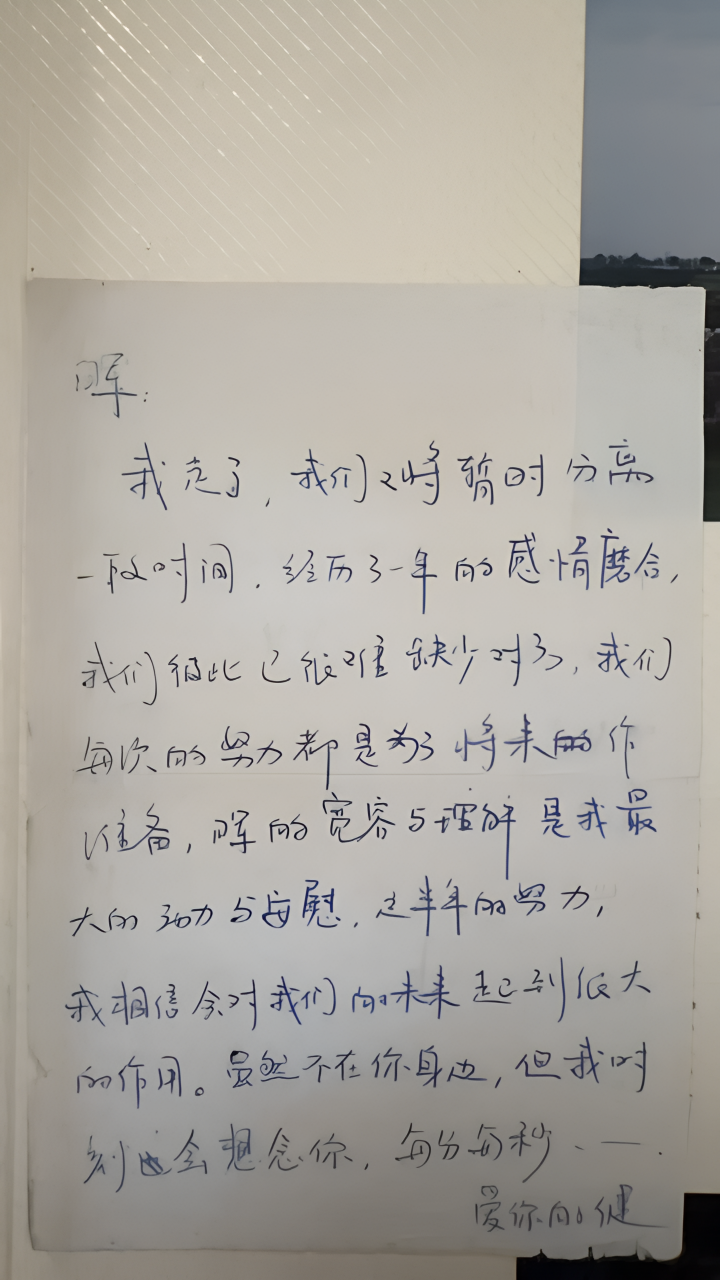
#> input picture edges2calligraphy/tools/image.png, 1440 x 2560 px (shown at 1/2 size)
$ python annotate.py image.png
#> lines starting #> are read from the running program, lines starting #| are printed output that depends on the picture; after the words box and inside, x2 and y2 are one past the last pixel; in counts of white or black regions, pixels touching at a corner belong together
# annotate calligraphy photographs for pix2pix training
# lingdong huang 2018

# usage:
# python annotate.py image.png [-s size]
# optional arguments:
#   -s : single character size (default 220)

import cv2
import numpy as np
import random
import json
import sys

down = False
shapes = []

mx, my = -1, -1

sysargs = sys.argv[1:]

W = 500
CW = 220

for i in range(0, len(sysargs)):
    if sysargs[i] == "-s":
        CW = int(sysargs[i + 1])
        sysargs[i] = ""
        sysargs[i + 1] = ""
sysargs = [a for a in sysargs if a != ""]

fname = sysargs[0]
print(fname)
im0 = cv2.imread(fname)
#> im0 is the input picture: shape (2560, 1440, 3); mean B, G, R 161, 167.8, 171.6
xoff = yoff = 0

F = json.loads(open("out.json", "r").read())
#> (reads edges2calligraphy/tools/out.json from the repository)


def distance(p0, p1):
    return ((p0[0] - p1[0]) ** 2 + (p0[1] - p1[1]) ** 2) ** 0.5


def mousePosition(event, x, y, flags, param):
    global down, mx, my
    if event == cv2.EVENT_MOUSEMOVE:
        mx, my = x + xoff, y + yoff
        if down and len(shapes) > 0:
            try:
                if len(shapes[-1]["lines"][-1]) == 0:
                    shapes[-1]["lines"][-1].append((mx, my))
                else:
                    if distance(shapes[-1]["lines"][-1][-1], (mx, my)) > 6:
                        shapes[-1]["lines"][-1].append((mx, my))
            except:
                print("err")


cv2.namedWindow("image")
cv2.setMouseCallback("image", mousePosition)

img = None


def window():
    global img, im0, W, xoff, yoff
    xoff = min(max(xoff, 0), im0.shape[1] - W)
#> xoff = 0
    yoff = min(max(yoff, 0), im0.shape[0] - W)
#> yoff = 0
    img = cv2.resize(im0[yoff : yoff + W, xoff : xoff + W], (W, W))
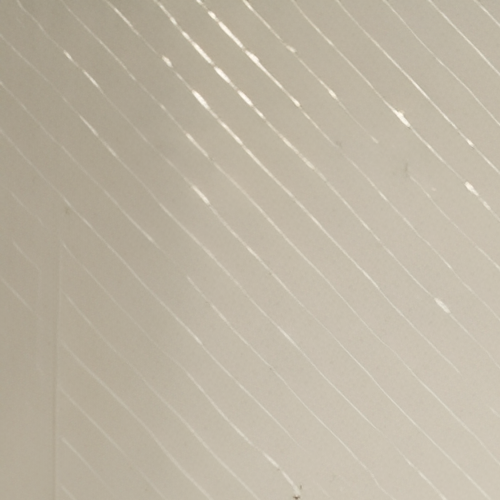
#> img: shape (500, 500, 3); mean B, G, R 164, 181.2, 189.8
    cv2.putText(
        img,
        "[S] new char; [A] stroke; [Arrow] pan [O] save; [Z] undo",
        (10, 20),
        cv2.FONT_HERSHEY_SIMPLEX,
        0.4,
        (0, 255, 255),
    )
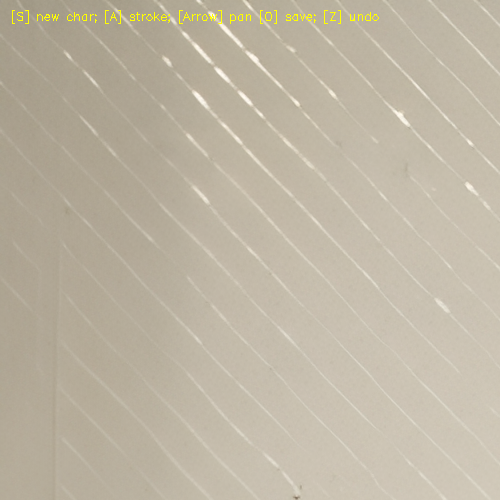
#> img: shape (500, 500, 3); 0.31% of pixels changed, all inside (x1, y1, x2, y2) = (12, 10, 379, 24)


window()


def save():
    S = json.loads(json.dumps(shapes))
    for s in S:
        l = s["lines"]
        p = s["coord"]

        for i in range(0, len(l)):
            for j in range(0, len(l[i])):
                l[i][j] = list(l[i][j])
                l[i][j][0] = (l[i][j][0] - p[0]) * (1.0 / CW)
                l[i][j][1] = (l[i][j][1] - p[1]) * (1.0 / CW)
        s["file"] = fname
        s["coord"] = (p[0], p[1], p[0] + CW, p[1] + CW)
    open("out.json", "w").write(json.dumps(F + S))


while 1:
    for s in shapes:
        l = s["lines"]
        p = s["coord"]

        for i in range(0, len(l)):
            for j in range(1, len(l[i])):
                p0 = (l[i][j - 1][0] - xoff, l[i][j - 1][1] - yoff)
                p1 = (l[i][j][0] - xoff, l[i][j][1] - yoff)
                cv2.line(img, p0, p1, (0, 0, 255), 2)
                cv2.circle(img, p0, 4, (0, 0, 255), -1)
                cv2.circle(img, p1, 4, (0, 255, 255), -1)

        cv2.rectangle(
            img,
            (p[0] - xoff, p[1] - yoff),
            (p[0] + CW - xoff, p[1] + CW - yoff),
            (0, 255, 255),
            2,
        )

    if down:
        img[0:10, 0:10] = [0, 0, 255]
    else:
        img[0:10, 0:10] = [0, 0, 0]
#> img: shape (500, 500, 3); 0.04% of pixels changed, all inside (x1, y1, x2, y2) = (0, 0, 10, 10)

    cv2.imshow("image", img)

    k = cv2.waitKey(1) & 0xFF
#> (key Esc is pressed here)

    if k == ord("a"):

        if len(shapes) > 0:
            down = not down
            if down:
                shapes[-1]["lines"].append([])
        else:
            print("NEED FRAME FIRST!")

    elif k == ord("z"):
        down = False
        if len(shapes) > 0:
            if len(shapes[-1]["lines"]) == 0:
                shapes = shapes[:-1]
            else:
                for i in range(1, len(shapes[-1]["lines"]) + 1):
                    if len(shapes[-1]["lines"][-i]) > 0:
                        shapes[-1]["lines"] = shapes[-1]["lines"][:-i]
                        break
            window()

    elif k == ord("s"):
        down = False
        if len(shapes) > 0 and len(shapes[-1]["lines"]) == 0:
            shapes[-1]["coord"] = (mx, my)
            window()
        else:
            shapes.append({"coord": (mx, my), "lines": []})

    elif k == 2:
        xoff -= 100
        window()
    elif k == 1:
        yoff += 100
        window()
    elif k == 0:
        yoff -= 100
        window()
    elif k == 3:
        xoff += 100
        window()
    elif k == 27:
        break
    elif k == ord("o"):
        save()
    elif k != 255:
        print(k)

cv2.destroyAllWindows()
